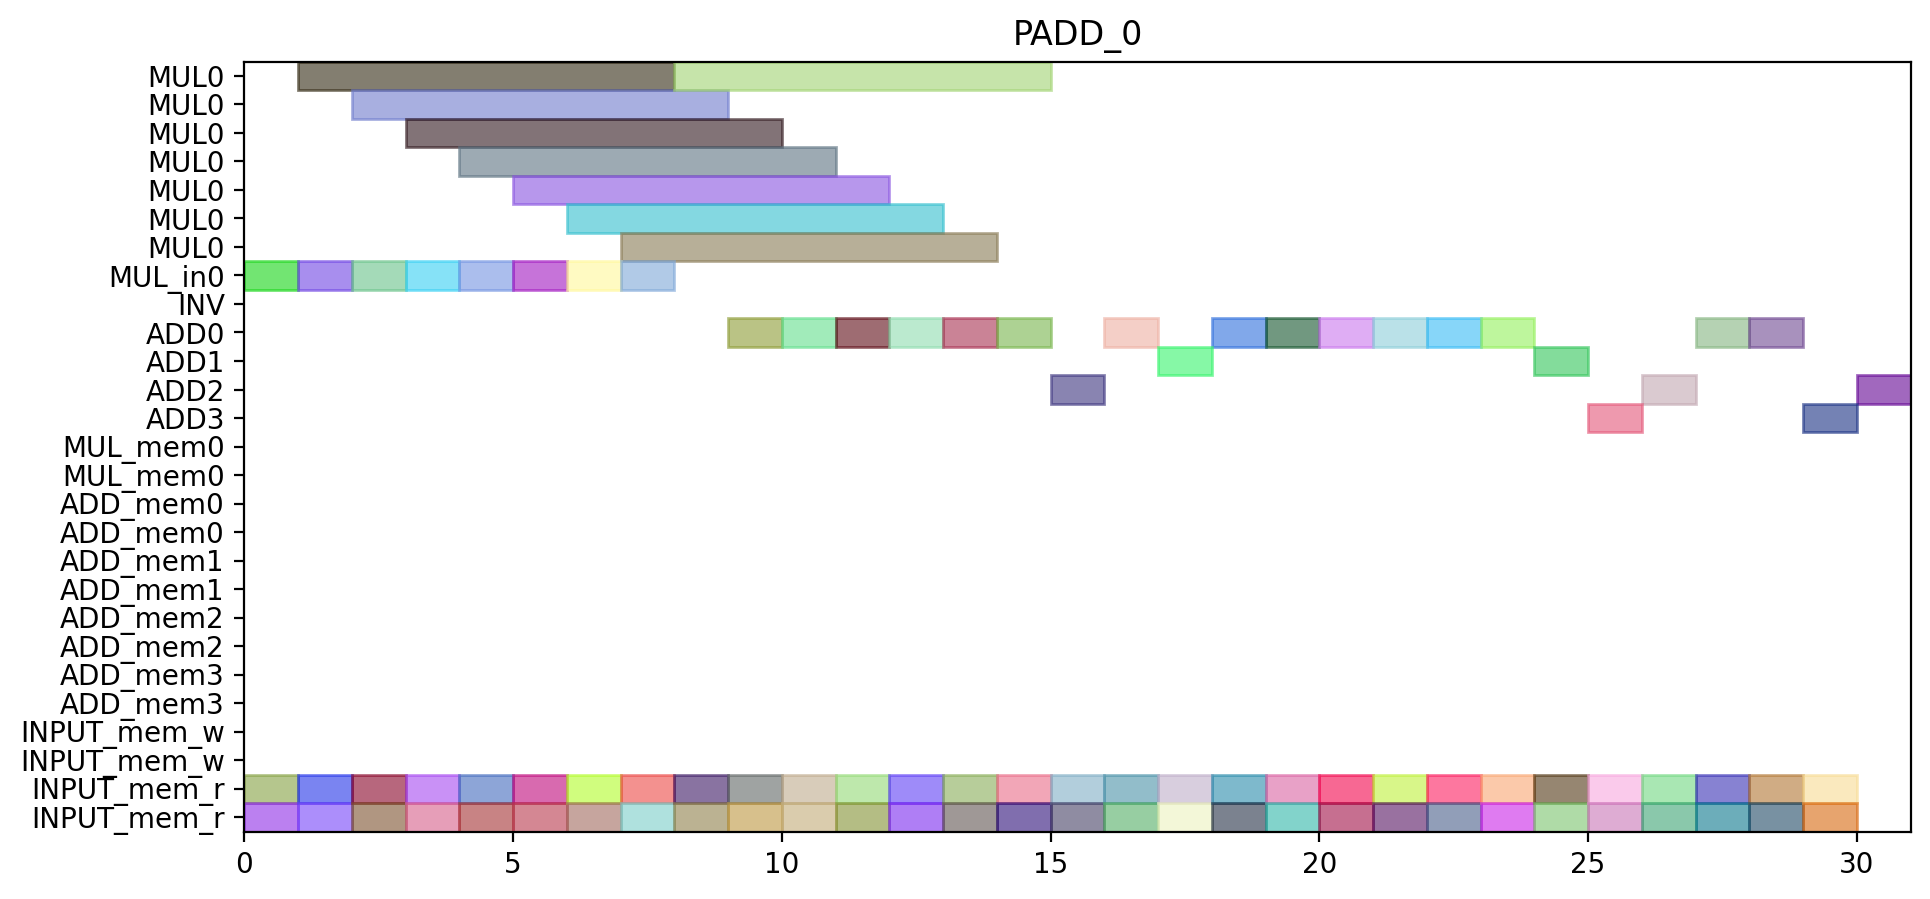

Here is the Python script that generated this plot:
from pyschedule import Scenario, solvers, plotters, alt


def solve():
	horizon = 120
	S = Scenario("PADD_0", horizon=horizon)

	# resource
	MUL = S.Resources('MUL', num=1, size=7)
	MUL_in = S.Resources('MUL_in', num=1)
	INV = S.Resource('INV')
	ADD = S.Resources('ADD', num=4, periods=range(1, horizon))
	MUL_mem = S.Resources('MUL_mem', num=1, size=2)
	ADD_mem = S.Resources('ADD_mem', num=4, size=2)
	INPUT_mem_w = S.Resource('INPUT_mem_w', size=2)
	INPUT_mem_r = S.Resource('INPUT_mem_r', size=2)

	# result of previous scheduling

	# new tasks
	t0_t0_t0_in = S.Task('t0_t0_t0_in', length=1, delay_cost=1)
	t0_t0_t0_in += alt(MUL_in)
	t0_t0_t0 = S.Task('t0_t0_t0', length=7, delay_cost=1)
	t0_t0_t0 += alt(MUL)
	S += t0_t0_t0>=t0_t0_t0_in

	t0_t0_t0_mem0 = S.Task('t0_t0_t0_mem0', length=1, delay_cost=1)
	t0_t0_t0_mem0 += INPUT_mem_r
	S += t0_t0_t0_mem0 <= t0_t0_t0

	t0_t0_t0_mem1 = S.Task('t0_t0_t0_mem1', length=1, delay_cost=1)
	t0_t0_t0_mem1 += INPUT_mem_r
	S += t0_t0_t0_mem1 <= t0_t0_t0

	t0_t0_t1_in = S.Task('t0_t0_t1_in', length=1, delay_cost=1)
	t0_t0_t1_in += alt(MUL_in)
	t0_t0_t1 = S.Task('t0_t0_t1', length=7, delay_cost=1)
	t0_t0_t1 += alt(MUL)
	S += t0_t0_t1>=t0_t0_t1_in

	t0_t0_t1_mem0 = S.Task('t0_t0_t1_mem0', length=1, delay_cost=1)
	t0_t0_t1_mem0 += INPUT_mem_r
	S += t0_t0_t1_mem0 <= t0_t0_t1

	t0_t0_t1_mem1 = S.Task('t0_t0_t1_mem1', length=1, delay_cost=1)
	t0_t0_t1_mem1 += INPUT_mem_r
	S += t0_t0_t1_mem1 <= t0_t0_t1

	t0_t0_t2 = S.Task('t0_t0_t2', length=1, delay_cost=1)
	t0_t0_t2 += alt(ADD)

	t0_t0_t2_mem0 = S.Task('t0_t0_t2_mem0', length=1, delay_cost=1)
	t0_t0_t2_mem0 += INPUT_mem_r
	S += t0_t0_t2_mem0 <= t0_t0_t2

	t0_t0_t2_mem1 = S.Task('t0_t0_t2_mem1', length=1, delay_cost=1)
	t0_t0_t2_mem1 += INPUT_mem_r
	S += t0_t0_t2_mem1 <= t0_t0_t2

	t0_t0_t3 = S.Task('t0_t0_t3', length=1, delay_cost=1)
	t0_t0_t3 += alt(ADD)

	t0_t0_t3_mem0 = S.Task('t0_t0_t3_mem0', length=1, delay_cost=1)
	t0_t0_t3_mem0 += INPUT_mem_r
	S += t0_t0_t3_mem0 <= t0_t0_t3

	t0_t0_t3_mem1 = S.Task('t0_t0_t3_mem1', length=1, delay_cost=1)
	t0_t0_t3_mem1 += INPUT_mem_r
	S += t0_t0_t3_mem1 <= t0_t0_t3

	t0_t1_t0_in = S.Task('t0_t1_t0_in', length=1, delay_cost=1)
	t0_t1_t0_in += alt(MUL_in)
	t0_t1_t0 = S.Task('t0_t1_t0', length=7, delay_cost=1)
	t0_t1_t0 += alt(MUL)
	S += t0_t1_t0>=t0_t1_t0_in

	t0_t1_t0_mem0 = S.Task('t0_t1_t0_mem0', length=1, delay_cost=1)
	t0_t1_t0_mem0 += INPUT_mem_r
	S += t0_t1_t0_mem0 <= t0_t1_t0

	t0_t1_t0_mem1 = S.Task('t0_t1_t0_mem1', length=1, delay_cost=1)
	t0_t1_t0_mem1 += INPUT_mem_r
	S += t0_t1_t0_mem1 <= t0_t1_t0

	t0_t1_t1_in = S.Task('t0_t1_t1_in', length=1, delay_cost=1)
	t0_t1_t1_in += alt(MUL_in)
	t0_t1_t1 = S.Task('t0_t1_t1', length=7, delay_cost=1)
	t0_t1_t1 += alt(MUL)
	S += t0_t1_t1>=t0_t1_t1_in

	t0_t1_t1_mem0 = S.Task('t0_t1_t1_mem0', length=1, delay_cost=1)
	t0_t1_t1_mem0 += INPUT_mem_r
	S += t0_t1_t1_mem0 <= t0_t1_t1

	t0_t1_t1_mem1 = S.Task('t0_t1_t1_mem1', length=1, delay_cost=1)
	t0_t1_t1_mem1 += INPUT_mem_r
	S += t0_t1_t1_mem1 <= t0_t1_t1

	t0_t1_t2 = S.Task('t0_t1_t2', length=1, delay_cost=1)
	t0_t1_t2 += alt(ADD)

	t0_t1_t2_mem0 = S.Task('t0_t1_t2_mem0', length=1, delay_cost=1)
	t0_t1_t2_mem0 += INPUT_mem_r
	S += t0_t1_t2_mem0 <= t0_t1_t2

	t0_t1_t2_mem1 = S.Task('t0_t1_t2_mem1', length=1, delay_cost=1)
	t0_t1_t2_mem1 += INPUT_mem_r
	S += t0_t1_t2_mem1 <= t0_t1_t2

	t0_t1_t3 = S.Task('t0_t1_t3', length=1, delay_cost=1)
	t0_t1_t3 += alt(ADD)

	t0_t1_t3_mem0 = S.Task('t0_t1_t3_mem0', length=1, delay_cost=1)
	t0_t1_t3_mem0 += INPUT_mem_r
	S += t0_t1_t3_mem0 <= t0_t1_t3

	t0_t1_t3_mem1 = S.Task('t0_t1_t3_mem1', length=1, delay_cost=1)
	t0_t1_t3_mem1 += INPUT_mem_r
	S += t0_t1_t3_mem1 <= t0_t1_t3

	t0_t20 = S.Task('t0_t20', length=1, delay_cost=1)
	t0_t20 += alt(ADD)

	t0_t20_mem0 = S.Task('t0_t20_mem0', length=1, delay_cost=1)
	t0_t20_mem0 += INPUT_mem_r
	S += t0_t20_mem0 <= t0_t20

	t0_t20_mem1 = S.Task('t0_t20_mem1', length=1, delay_cost=1)
	t0_t20_mem1 += INPUT_mem_r
	S += t0_t20_mem1 <= t0_t20

	t0_t21 = S.Task('t0_t21', length=1, delay_cost=1)
	t0_t21 += alt(ADD)

	t0_t21_mem0 = S.Task('t0_t21_mem0', length=1, delay_cost=1)
	t0_t21_mem0 += INPUT_mem_r
	S += t0_t21_mem0 <= t0_t21

	t0_t21_mem1 = S.Task('t0_t21_mem1', length=1, delay_cost=1)
	t0_t21_mem1 += INPUT_mem_r
	S += t0_t21_mem1 <= t0_t21

	t0_t30 = S.Task('t0_t30', length=1, delay_cost=1)
	t0_t30 += alt(ADD)

	t0_t30_mem0 = S.Task('t0_t30_mem0', length=1, delay_cost=1)
	t0_t30_mem0 += INPUT_mem_r
	S += t0_t30_mem0 <= t0_t30

	t0_t30_mem1 = S.Task('t0_t30_mem1', length=1, delay_cost=1)
	t0_t30_mem1 += INPUT_mem_r
	S += t0_t30_mem1 <= t0_t30

	t0_t31 = S.Task('t0_t31', length=1, delay_cost=1)
	t0_t31 += alt(ADD)

	t0_t31_mem0 = S.Task('t0_t31_mem0', length=1, delay_cost=1)
	t0_t31_mem0 += INPUT_mem_r
	S += t0_t31_mem0 <= t0_t31

	t0_t31_mem1 = S.Task('t0_t31_mem1', length=1, delay_cost=1)
	t0_t31_mem1 += INPUT_mem_r
	S += t0_t31_mem1 <= t0_t31

	t2_t0_t0_in = S.Task('t2_t0_t0_in', length=1, delay_cost=1)
	t2_t0_t0_in += alt(MUL_in)
	t2_t0_t0 = S.Task('t2_t0_t0', length=7, delay_cost=1)
	t2_t0_t0 += alt(MUL)
	S += t2_t0_t0>=t2_t0_t0_in

	t2_t0_t0_mem0 = S.Task('t2_t0_t0_mem0', length=1, delay_cost=1)
	t2_t0_t0_mem0 += INPUT_mem_r
	S += t2_t0_t0_mem0 <= t2_t0_t0

	t2_t0_t0_mem1 = S.Task('t2_t0_t0_mem1', length=1, delay_cost=1)
	t2_t0_t0_mem1 += INPUT_mem_r
	S += t2_t0_t0_mem1 <= t2_t0_t0

	t2_t0_t1_in = S.Task('t2_t0_t1_in', length=1, delay_cost=1)
	t2_t0_t1_in += alt(MUL_in)
	t2_t0_t1 = S.Task('t2_t0_t1', length=7, delay_cost=1)
	t2_t0_t1 += alt(MUL)
	S += t2_t0_t1>=t2_t0_t1_in

	t2_t0_t1_mem0 = S.Task('t2_t0_t1_mem0', length=1, delay_cost=1)
	t2_t0_t1_mem0 += INPUT_mem_r
	S += t2_t0_t1_mem0 <= t2_t0_t1

	t2_t0_t1_mem1 = S.Task('t2_t0_t1_mem1', length=1, delay_cost=1)
	t2_t0_t1_mem1 += INPUT_mem_r
	S += t2_t0_t1_mem1 <= t2_t0_t1

	t2_t0_t2 = S.Task('t2_t0_t2', length=1, delay_cost=1)
	t2_t0_t2 += alt(ADD)

	t2_t0_t2_mem0 = S.Task('t2_t0_t2_mem0', length=1, delay_cost=1)
	t2_t0_t2_mem0 += INPUT_mem_r
	S += t2_t0_t2_mem0 <= t2_t0_t2

	t2_t0_t2_mem1 = S.Task('t2_t0_t2_mem1', length=1, delay_cost=1)
	t2_t0_t2_mem1 += INPUT_mem_r
	S += t2_t0_t2_mem1 <= t2_t0_t2

	t2_t0_t3 = S.Task('t2_t0_t3', length=1, delay_cost=1)
	t2_t0_t3 += alt(ADD)

	t2_t0_t3_mem0 = S.Task('t2_t0_t3_mem0', length=1, delay_cost=1)
	t2_t0_t3_mem0 += INPUT_mem_r
	S += t2_t0_t3_mem0 <= t2_t0_t3

	t2_t0_t3_mem1 = S.Task('t2_t0_t3_mem1', length=1, delay_cost=1)
	t2_t0_t3_mem1 += INPUT_mem_r
	S += t2_t0_t3_mem1 <= t2_t0_t3

	t2_t1_t0_in = S.Task('t2_t1_t0_in', length=1, delay_cost=1)
	t2_t1_t0_in += alt(MUL_in)
	t2_t1_t0 = S.Task('t2_t1_t0', length=7, delay_cost=1)
	t2_t1_t0 += alt(MUL)
	S += t2_t1_t0>=t2_t1_t0_in

	t2_t1_t0_mem0 = S.Task('t2_t1_t0_mem0', length=1, delay_cost=1)
	t2_t1_t0_mem0 += INPUT_mem_r
	S += t2_t1_t0_mem0 <= t2_t1_t0

	t2_t1_t0_mem1 = S.Task('t2_t1_t0_mem1', length=1, delay_cost=1)
	t2_t1_t0_mem1 += INPUT_mem_r
	S += t2_t1_t0_mem1 <= t2_t1_t0

	t2_t1_t1_in = S.Task('t2_t1_t1_in', length=1, delay_cost=1)
	t2_t1_t1_in += alt(MUL_in)
	t2_t1_t1 = S.Task('t2_t1_t1', length=7, delay_cost=1)
	t2_t1_t1 += alt(MUL)
	S += t2_t1_t1>=t2_t1_t1_in

	t2_t1_t1_mem0 = S.Task('t2_t1_t1_mem0', length=1, delay_cost=1)
	t2_t1_t1_mem0 += INPUT_mem_r
	S += t2_t1_t1_mem0 <= t2_t1_t1

	t2_t1_t1_mem1 = S.Task('t2_t1_t1_mem1', length=1, delay_cost=1)
	t2_t1_t1_mem1 += INPUT_mem_r
	S += t2_t1_t1_mem1 <= t2_t1_t1

	t2_t1_t2 = S.Task('t2_t1_t2', length=1, delay_cost=1)
	t2_t1_t2 += alt(ADD)

	t2_t1_t2_mem0 = S.Task('t2_t1_t2_mem0', length=1, delay_cost=1)
	t2_t1_t2_mem0 += INPUT_mem_r
	S += t2_t1_t2_mem0 <= t2_t1_t2

	t2_t1_t2_mem1 = S.Task('t2_t1_t2_mem1', length=1, delay_cost=1)
	t2_t1_t2_mem1 += INPUT_mem_r
	S += t2_t1_t2_mem1 <= t2_t1_t2

	t2_t1_t3 = S.Task('t2_t1_t3', length=1, delay_cost=1)
	t2_t1_t3 += alt(ADD)

	t2_t1_t3_mem0 = S.Task('t2_t1_t3_mem0', length=1, delay_cost=1)
	t2_t1_t3_mem0 += INPUT_mem_r
	S += t2_t1_t3_mem0 <= t2_t1_t3

	t2_t1_t3_mem1 = S.Task('t2_t1_t3_mem1', length=1, delay_cost=1)
	t2_t1_t3_mem1 += INPUT_mem_r
	S += t2_t1_t3_mem1 <= t2_t1_t3

	t2_t20 = S.Task('t2_t20', length=1, delay_cost=1)
	t2_t20 += alt(ADD)

	t2_t20_mem0 = S.Task('t2_t20_mem0', length=1, delay_cost=1)
	t2_t20_mem0 += INPUT_mem_r
	S += t2_t20_mem0 <= t2_t20

	t2_t20_mem1 = S.Task('t2_t20_mem1', length=1, delay_cost=1)
	t2_t20_mem1 += INPUT_mem_r
	S += t2_t20_mem1 <= t2_t20

	t2_t21 = S.Task('t2_t21', length=1, delay_cost=1)
	t2_t21 += alt(ADD)

	t2_t21_mem0 = S.Task('t2_t21_mem0', length=1, delay_cost=1)
	t2_t21_mem0 += INPUT_mem_r
	S += t2_t21_mem0 <= t2_t21

	t2_t21_mem1 = S.Task('t2_t21_mem1', length=1, delay_cost=1)
	t2_t21_mem1 += INPUT_mem_r
	S += t2_t21_mem1 <= t2_t21

	t2_t30 = S.Task('t2_t30', length=1, delay_cost=1)
	t2_t30 += alt(ADD)

	t2_t30_mem0 = S.Task('t2_t30_mem0', length=1, delay_cost=1)
	t2_t30_mem0 += INPUT_mem_r
	S += t2_t30_mem0 <= t2_t30

	t2_t30_mem1 = S.Task('t2_t30_mem1', length=1, delay_cost=1)
	t2_t30_mem1 += INPUT_mem_r
	S += t2_t30_mem1 <= t2_t30

	t2_t31 = S.Task('t2_t31', length=1, delay_cost=1)
	t2_t31 += alt(ADD)

	t2_t31_mem0 = S.Task('t2_t31_mem0', length=1, delay_cost=1)
	t2_t31_mem0 += INPUT_mem_r
	S += t2_t31_mem0 <= t2_t31

	t2_t31_mem1 = S.Task('t2_t31_mem1', length=1, delay_cost=1)
	t2_t31_mem1 += INPUT_mem_r
	S += t2_t31_mem1 <= t2_t31

	t7_t0_t2 = S.Task('t7_t0_t2', length=1, delay_cost=1)
	t7_t0_t2 += alt(ADD)

	t7_t0_t2_mem0 = S.Task('t7_t0_t2_mem0', length=1, delay_cost=1)
	t7_t0_t2_mem0 += INPUT_mem_r
	S += t7_t0_t2_mem0 <= t7_t0_t2

	t7_t0_t2_mem1 = S.Task('t7_t0_t2_mem1', length=1, delay_cost=1)
	t7_t0_t2_mem1 += INPUT_mem_r
	S += t7_t0_t2_mem1 <= t7_t0_t2

	t7_t1_t2 = S.Task('t7_t1_t2', length=1, delay_cost=1)
	t7_t1_t2 += alt(ADD)

	t7_t1_t2_mem0 = S.Task('t7_t1_t2_mem0', length=1, delay_cost=1)
	t7_t1_t2_mem0 += INPUT_mem_r
	S += t7_t1_t2_mem0 <= t7_t1_t2

	t7_t1_t2_mem1 = S.Task('t7_t1_t2_mem1', length=1, delay_cost=1)
	t7_t1_t2_mem1 += INPUT_mem_r
	S += t7_t1_t2_mem1 <= t7_t1_t2

	t7_t20 = S.Task('t7_t20', length=1, delay_cost=1)
	t7_t20 += alt(ADD)

	t7_t20_mem0 = S.Task('t7_t20_mem0', length=1, delay_cost=1)
	t7_t20_mem0 += INPUT_mem_r
	S += t7_t20_mem0 <= t7_t20

	t7_t20_mem1 = S.Task('t7_t20_mem1', length=1, delay_cost=1)
	t7_t20_mem1 += INPUT_mem_r
	S += t7_t20_mem1 <= t7_t20

	t7_t21 = S.Task('t7_t21', length=1, delay_cost=1)
	t7_t21 += alt(ADD)

	t7_t21_mem0 = S.Task('t7_t21_mem0', length=1, delay_cost=1)
	t7_t21_mem0 += INPUT_mem_r
	S += t7_t21_mem0 <= t7_t21

	t7_t21_mem1 = S.Task('t7_t21_mem1', length=1, delay_cost=1)
	t7_t21_mem1 += INPUT_mem_r
	S += t7_t21_mem1 <= t7_t21

	t9_t0_t2 = S.Task('t9_t0_t2', length=1, delay_cost=1)
	t9_t0_t2 += alt(ADD)

	t9_t0_t2_mem0 = S.Task('t9_t0_t2_mem0', length=1, delay_cost=1)
	t9_t0_t2_mem0 += INPUT_mem_r
	S += t9_t0_t2_mem0 <= t9_t0_t2

	t9_t0_t2_mem1 = S.Task('t9_t0_t2_mem1', length=1, delay_cost=1)
	t9_t0_t2_mem1 += INPUT_mem_r
	S += t9_t0_t2_mem1 <= t9_t0_t2

	t9_t1_t2 = S.Task('t9_t1_t2', length=1, delay_cost=1)
	t9_t1_t2 += alt(ADD)

	t9_t1_t2_mem0 = S.Task('t9_t1_t2_mem0', length=1, delay_cost=1)
	t9_t1_t2_mem0 += INPUT_mem_r
	S += t9_t1_t2_mem0 <= t9_t1_t2

	t9_t1_t2_mem1 = S.Task('t9_t1_t2_mem1', length=1, delay_cost=1)
	t9_t1_t2_mem1 += INPUT_mem_r
	S += t9_t1_t2_mem1 <= t9_t1_t2

	solvers.mip.solve(S,msg=1,kind='CPLEX',ratio_gap=1.01)

	solution = [['hoge']*len(S.solution()[1]) for i in range(len(S.solution()))]
	for i in range(len(S.solution())):
		for j in range(len(S.solution()[i])):
			solution[i][j]=str(S.solution()[i][j])
	print(solution)

	cycles = int(solution[-1][3])

	pic_file_name = "/mnt/rose/usr1/fukuda/pairing_automation_design2/bls24-1032/scheduling/PADD_mul1_add4/PADD_0.png"
	if(S.solution() != []):
		plotters.matplotlib.plot(S,img_filename=pic_file_name, vertical_text=True, fig_size=(cycles*0.25+3, 5), show_task_labels=False)

	return solution
